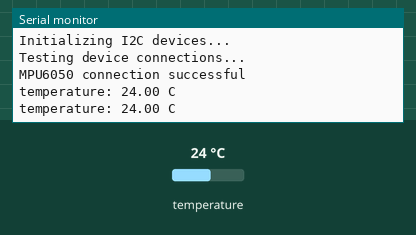
A sketch run on a simulated Arduino Uno, built with avr-gcc and run on an emulated ATmega328P. Shown: the last lines printed to the serial monitor. The inputs (shaded band) are chosen by the test bench; at power-on: temperature 24 °C.

Above: at 2.8 s.
2.9 s: temperature set to 12 °C
At 5.2 s:
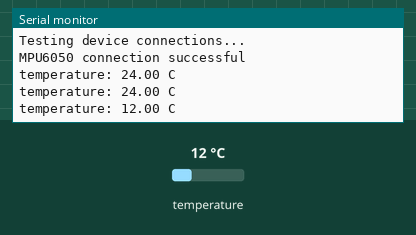
5.6 s: temperature set to 19 °C
At 6.8 s:
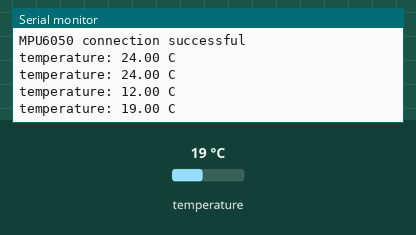
Timing chart, 0 to 8.6 s (numbered marks = the images above; inputs shaded):
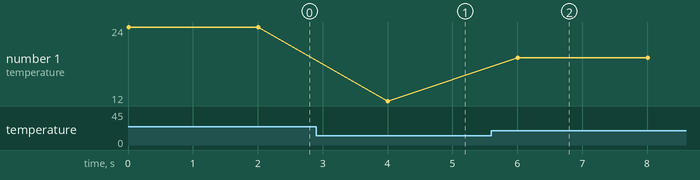

Measured:
- after the input at 2.9 s, the serial monitor: prints a new line after 1.1 s (image 1)
- after the input at 5.6 s, the serial monitor: prints a new line after 0.41 s (image 2)
- plotted number 1: 24 → 12 after the input at 2.9 s, 12 → 19 after the input at 5.6 s

The sketch:

MPU6050_temperature.ino
```cpp
// read temperature from IC

#include "I2Cdev.h"
#include "MPU6050.h"

//#if I2CDEV_IMPLEMENTATION == I2CDEV_ARDUINO_WIRE
#include "Wire.h"
//#endif

MPU6050 mpu;

void setup()
{
//#if I2CDEV_IMPLEMENTATION == I2CDEV_ARDUINO_WIRE
    Wire.begin();
//#elif I2CDEV_IMPLEMENTATION == I2CDEV_BUILTIN_FASTWIRE
//    Fastwire::setup(400, true);
//#endif

    Serial.begin(115200);

    // initialize device
    Serial.println("Initializing I2C devices...");
    mpu.initialize();

    // verify connection
    Serial.println("Testing device connections...");
    Serial.println(
            mpu.testConnection() ?
                    "MPU6050 connection successful" :
                    "MPU6050 connection failed");

    mpu.setTempSensorEnabled(1);
}

void loop()
{
    int16_t t = mpu.getTemperature();
    Serial.print("temperature: ");
//    Serial.print(t);
//    Serial.print("  ");
    Serial.print(t / 340.00 + 36.53); //equation for temperature in degrees C from datasheet
    Serial.println(" C");

    delay(2000);
}
```
